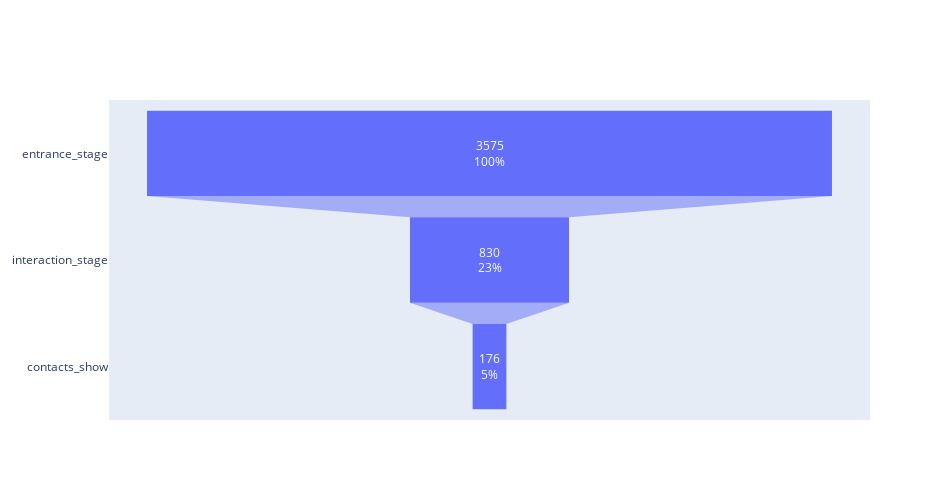

This figure's notebook cell:
### Code cell
# graficamos el embudo para los demas clusters
fig = go.Figure()

fig.add_trace(
    go.Funnel(
        name="Not Cluster 3",
        y=["entrance_stage", "interaction_stage", "contacts_show"],
        x=[
            entrance_stage_nusers_nc0,
            interaction_stage_nusers_nc0,
            contacts_show_nusers_nc0,
        ],
        textinfo="value+percent initial",
    )
)


fig.update_layout(legend=dict(x=0.85, y=0.05), width=950, height=500)
fig.show()

### Figure 1 — Plotly figure (JSON) as saved in the notebook; plotly's stock layout.template omitted (floating-point values rounded to 4 significant figures)
{"data": [{"name": "Not Cluster 3", "textinfo": "value+percent initial", "type": "funnel", "x": [3575, 830, 176], "y": ["entrance_stage", "interaction_stage", "contacts_show"]}], "layout": {"height": 500, "legend": {"x": 0.85, "y": 0.05}, "width": 950}}
